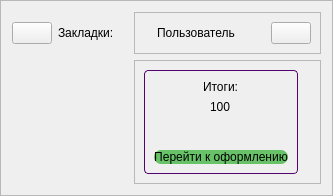
     <widget class="QFrame" name="frame_buy_book">
      <property name="sizePolicy">
       <sizepolicy hsizetype="Expanding" vsizetype="Expanding">
        <horstretch>0</horstretch>
        <verstretch>0</verstretch>
       </sizepolicy>
      </property>
      <property name="minimumSize">
       <size>
        <width>0</width>
        <height>0</height>
       </size>
      </property>
      <property name="focusPolicy">
       <enum>Qt::StrongFocus</enum>
      </property>
      <property name="frameShape">
       <enum>QFrame::StyledPanel</enum>
      </property>
      <property name="frameShadow">
       <enum>QFrame::Sunken</enum>
      </property>
      <layout class="QGridLayout" name="gridLayout_7">
       <item row="0" column="2">
        <widget class="QLabel" name="label">
         <property name="text">
          <string>Закладки: </string>
         </property>
        </widget>
       </item>
       <item row="0" column="0">
        <widget class="QPushButton" name="pushButton_back_bb">
         <property name="sizePolicy">
          <sizepolicy hsizetype="Fixed" vsizetype="Fixed">
           <horstretch>0</horstretch>
           <verstretch>0</verstretch>
          </sizepolicy>
         </property>
         <property name="cursor">
          <cursorShape>PointingHandCursor</cursorShape>
         </property>
         <property name="text">
          <string/>
         </property>
         <property name="icon">
          <iconset resource="../../Изображения/QtResources/white_icon.qrc">
           <normaloff>:/newPrefix/icon2/left_arrow.png</normaloff>:/newPrefix/icon2/left_arrow.png</iconset>
         </property>
         <property name="iconSize">
          <size>
           <width>50</width>
           <height>60</height>
          </size>
         </property>
        </widget>
       </item>
       <item row="1" column="4">
        <widget class="QFrame" name="frame_info_bb">
         <property name="minimumSize">
          <size>
           <width>100</width>
           <height>0</height>
          </size>
         </property>
         <property name="frameShape">
          <enum>QFrame::StyledPanel</enum>
         </property>
         <property name="frameShadow">
          <enum>QFrame::Raised</enum>
         </property>
         <layout class="QVBoxLayout" name="verticalLayout_6">
          <item alignment="Qt::AlignBottom">
           <widget class="QFrame" name="frame_info_price_bb">
            <property name="sizePolicy">
             <sizepolicy hsizetype="Fixed" vsizetype="Fixed">
              <horstretch>0</horstretch>
              <verstretch>0</verstretch>
             </sizepolicy>
            </property>
            <property name="styleSheet">
             <string notr="true">QFrame {
	border: 1px solid #54026E;
	border-radius: 4px;
}
QLabel {
	border: 0px solid;
}
</string>
            </property>
            <property name="frameShape">
             <enum>QFrame::StyledPanel</enum>
            </property>
            <property name="frameShadow">
             <enum>QFrame::Raised</enum>
            </property>
            <layout class="QVBoxLayout" name="verticalLayout">
             <item alignment="Qt::AlignHCenter|Qt::AlignTop">
              <widget class="QLabel" name="label_results_bb">
               <property name="sizePolicy">
                <sizepolicy hsizetype="Fixed" vsizetype="Fixed">
                 <horstretch>0</horstretch>
                 <verstretch>0</verstretch>
                </sizepolicy>
               </property>
               <property name="text">
                <string>Итоги:</string>
               </property>
              </widget>
             </item>
             <item alignment="Qt::AlignHCenter|Qt::AlignTop">
              <widget class="QLabel" name="label_price_bb">
               <property name="text">
                <string>100</string>
               </property>
              </widget>
             </item>
             <item>
              <spacer name="verticalSpacer_bb">
               <property name="orientation">
                <enum>Qt::Vertical</enum>
               </property>
               <property name="sizeType">
                <enum>QSizePolicy::Fixed</enum>
               </property>
               <property name="sizeHint" stdset="0">
                <size>
                 <width>10</width>
                 <height>30</height>
                </size>
               </property>
              </spacer>
             </item>
             <item alignment="Qt::AlignHCenter|Qt::AlignTop">
              <widget class="QPushButton" name="pushButton_buy_bb">
               <property name="sizePolicy">
                <sizepolicy hsizetype="Fixed" vsizetype="Fixed">
                 <horstretch>0</horstretch>
                 <verstretch>0</verstretch>
                </sizepolicy>
               </property>
               <property name="cursor">
                <cursorShape>PointingHandCursor</cursorShape>
               </property>
               <property name="styleSheet">
                <string notr="true">QPushButton {
	background-color: rgb(104, 194, 104);
	border: none;
	border-radius: 7px;
}
QPushButton:hover {
	background-color: rgb(119, 221, 119);
}
QPushButton:pressed {
	background-color: rgb(19, 136, 8);
}</string>
               </property>
               <property name="text">
                <string>Перейти к оформлению</string>
               </property>
               <property name="icon">
                <iconset resource="../../Изображения/QtResources/white_icon.qrc">
                 <normaloff>:/newPrefix/icon2/buy.png</normaloff>:/newPrefix/icon2/buy.png</iconset>
               </property>
               <property name="iconSize">
                <size>
                 <width>40</width>
                 <height>29</height>
                </size>
               </property>
              </widget>
             </item>
            </layout>
           </widget>
          </item>
         </layout>
        </widget>
       </item>
       <item row="1" column="2" colspan="2">
        <widget class="QScrollArea" name="scrollArea_bb">
         <property name="styleSheet">
          <string notr="true">background-color: rgba(0,0,0,0);</string>
         </property>
         <property name="widgetResizable">
          <bool>true</bool>
         </property>
         <widget class="QWidget" name="scrollAreaWidget_bb">
          <property name="geometry">
           <rect>
            <x>0</x>
            <y>0</y>
            <width>469</width>
            <height>604</height>
           </rect>
          </property>
          <layout class="QVBoxLayout" name="verticalLayout_5"/>
         </widget>
        </widget>
       </item>
       <item row="0" column="4">
        <widget class="QFrame" name="frame_infouser_bb">
         <property name="sizePolicy">
          <sizepolicy hsizetype="Preferred" vsizetype="Preferred">
           <horstretch>0</horstretch>
           <verstretch>0</verstretch>
          </sizepolicy>
         </property>
         <property name="frameShape">
          <enum>QFrame::StyledPanel</enum>
         </property>
         <property name="frameShadow">
          <enum>QFrame::Raised</enum>
         </property>
         <layout class="QHBoxLayout" name="horizontalLayout_5">
          <item alignment="Qt::AlignRight">
           <widget class="QLabel" name="avatar_img">
            <property name="text">
             <string/>
            </property>
            <property name="pixmap">
             <pixmap>:/white_icon/icon2/user.png</pixmap>
            </property>
           </widget>
          </item>
          <item alignment="Qt::AlignRight">
           <widget class="QLabel" name="name_user">
            <property name="text">
             <string>Пользователь</string>
            </property>
           </widget>
          </item>
          <item>
           <spacer name="horizontalSpacer_4">
            <property name="orientation">
             <enum>Qt::Horizontal</enum>
            </property>
            <property name="sizeType">
             <enum>QSizePolicy::Fixed</enum>
            </property>
            <property name="sizeHint" stdset="0">
             <size>
              <width>30</width>
              <height>10</height>
             </size>
            </property>
           </spacer>
          </item>
          <item>
           <widget class="QPushButton" name="pushButton_menu_bb">
            <property name="sizePolicy">
             <sizepolicy hsizetype="Fixed" vsizetype="Fixed">
              <horstretch>0</horstretch>
              <verstretch>0</verstretch>
             </sizepolicy>
            </property>
            <property name="cursor">
             <cursorShape>PointingHandCursor</cursorShape>
            </property>
            <property name="toolTip">
             <string>&lt;html&gt;&lt;head/&gt;&lt;body&gt;&lt;p align=&quot;center&quot;&gt;Скрыть/раскрыть меню пользователя&lt;/p&gt;&lt;/body&gt;&lt;/html&gt;</string>
            </property>
            <property name="text">
             <string/>
            </property>
            <property name="icon">
             <iconset resource="../../Изображения/QtResources/white_icon.qrc">
              <normaloff>:/newPrefix/icon2/menu.png</normaloff>:/newPrefix/icon2/menu.png</iconset>
            </property>
            <property name="iconSize">
             <size>
              <width>50</width>
              <height>50</height>
             </size>
            </property>
           </widget>
          </item>
         </layout>
        </widget>
       </item>
      </layout>
     </widget>
